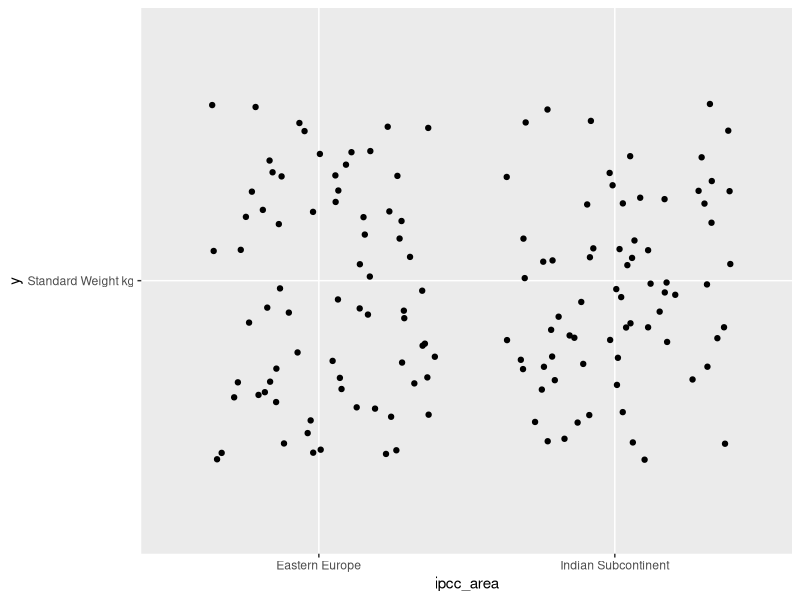

The R script that drew this image:
## ---- chunk 1
library(tidyr)
library(tidyverse)
library(dplyr)
library(ggplot2)

animal_weight <- read.csv("_data/animal_weight.csv")

#So this dataset covers the (I'm assuming average) weight of different farm animals/farm-adjacent animals in difference areas of the world. For instance, some columns are the usual "cattle, chickens, swine, etc.", but others include camels, llamas, and buffalo. 

#The geographic areas the data was pulled from are: Indian Subcontinent, Eastern Europe, Africa, Oceania, Western Europe, Latin America, Asia, Middle East, and Northern America.
## ---- chunk 2
#NOTE: The data does not specify the unit of weight, but given that Buffalo weigh way more than 380lbs I'm assuming that the measurements are in kilos/kg.
## ---- chunk 3
animal_weight %>%
  colnames()
## ---- chunk 4
#In order to make the tidying process easier I'm going to start by renaming the columns. As they are, the names aren't super easy to code, so lets fix that!

animal_weightr1 <- animal_weight %>% 
  rename(ipcc_area = 'IPCC.Area', cattle_dairy = 'Cattle...dairy', cattle_nondairy = 'Cattle...non.dairy', special_buffaloes = 'Buffaloes', swine_market = 'Swine...market', swine_breeding = 'Swine...breeding', chicken_br = 'Chicken...Broilers', chicken_lyr = 'Chicken...Layers', ducks = 'Ducks', turkeys = 'Turkeys', standard_sheep = 'Sheep', standard_goats = 'Goats', equine_horses = 'Horses', equine_asses = 'Asses', equine_mules = 'Mules', special_camels = 'Camels', special_llamas = 'Llamas')

view(animal_weightr1)
## ---- chunk 5
#Now that everything has been renamed, I'm going to start re-grouping columns using the pivot_longer() function. I tried to streamline this but I couldn't get it to work so I did all of it individually.

animal_weightr2 <- animal_weightr1 %>%
  pivot_longer(cols = c(contains("cattle")), names_to = "all_cattle", values_to = "Cattle Weight kg") %>%
  arrange(all_cattle)
animal_weightr3 <- animal_weightr2 %>%
  pivot_longer(cols = c(contains("equine")), names_to = "all_equine", values_to = "Equine Weight kg") %>%
  arrange(all_equine)
animal_weightr4 <- animal_weightr3 %>%
  pivot_longer(cols = c(contains("special")), names_to = "specialty_animals", values_to = "Specialized Weight kg") %>%
  arrange(specialty_animals)
animal_weightr5 <- animal_weightr4 %>%
  pivot_longer(cols = c(contains("standard")), names_to = "standard_farm", values_to = "Standard Weight kg") %>%
  arrange(standard_farm)
animal_weightr6 <- animal_weightr5 %>%
  pivot_longer(cols = c(contains("swine")), names_to = "all_swine", values_to = "Pigs Weight kg") %>%
  arrange(all_swine)
animal_weightr7 <- animal_weightr6 %>%
  pivot_longer(cols = c(contains("chicken")), names_to = "all_chickens", values_to = "Chickens Weight kg") %>%
  arrange(all_chickens)
animal_weightr8 <- animal_weightr7 %>%
  pivot_longer(cols = c("ducks","turkeys"), names_to = "farm_birds", values_to = "Farm Birds Weight kg") %>%
  arrange(farm_birds)
view(animal_weightr8)
## ---- chunk 6
#Now that all the columns are grouped together accordingly, I'm going to look more specifically at animals in a specific geographic area. I chose to look at the weight of sheep in Eastern Europe.

animal_weightr8 %>%
  select(ipcc_area, standard_farm, `Standard Weight kg`) %>%
  filter(ipcc_area == "Eastern Europe", standard_farm == "standard_goats") %>%
  view()
## ---- chunk 7
#Since the average weight (kg) for goats in Eastern Europe is 38.5kg, I'm going to add in a different geographical area for the purpose of visuals

animal_weight_final <- animal_weightr8 %>%
  select(ipcc_area, standard_farm, `Standard Weight kg`) %>%
  filter(ipcc_area == c("Eastern Europe","Indian Subcontinent"), standard_farm == "standard_goats") %>%
  view()
## ---- chunk 8
ggplot(animal_weight_final, mapping = aes(ipcc_area, 'Standard Weight kg')) + geom_jitter()
